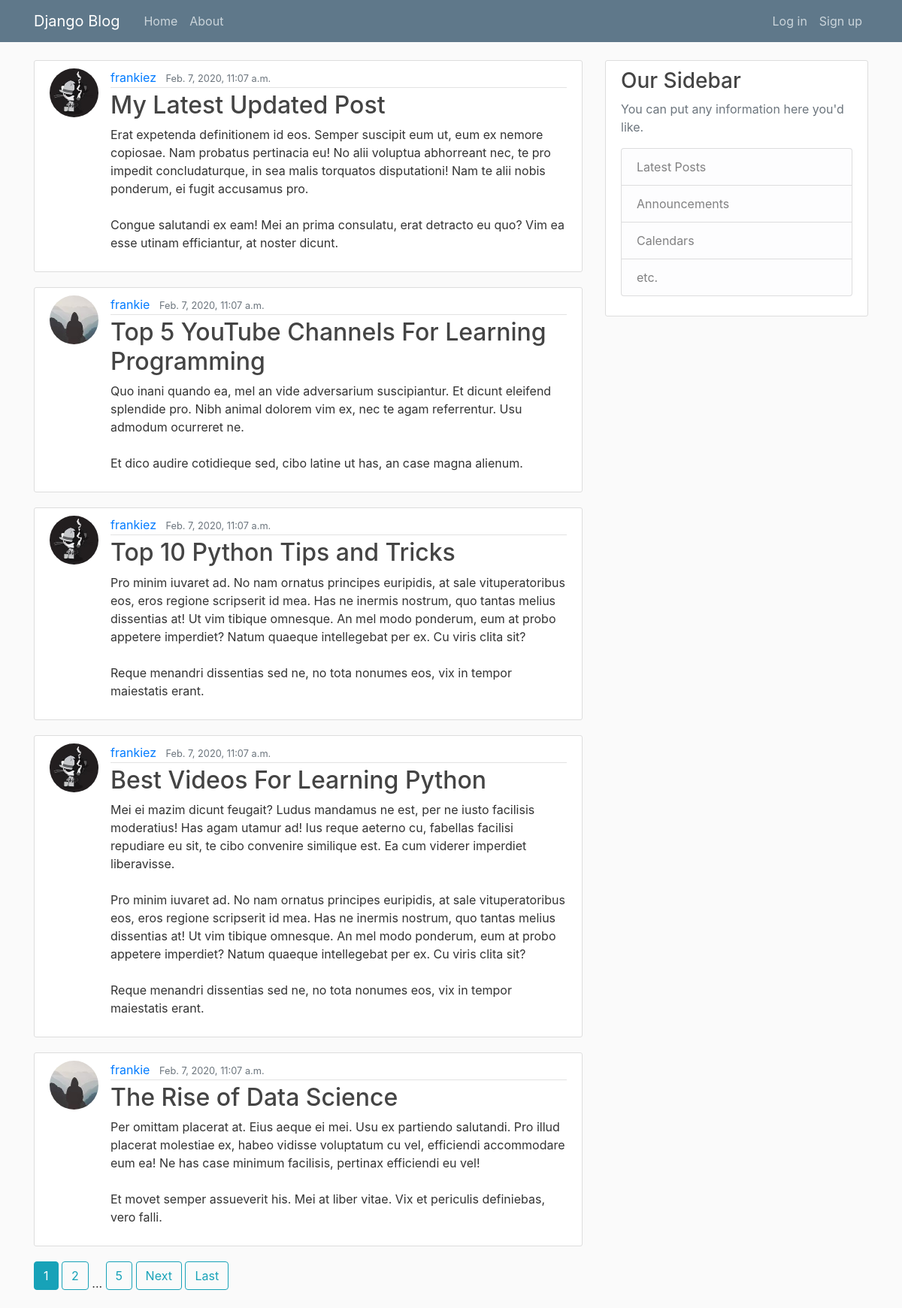
The page / on the database its author committed.
### posts/models.py (models this page shows, shortened)
class Post(models.Model):
    title = models.CharField(max_length=100)
    content = models.TextField()
    date_posted = models.DateTimeField(default=timezone.now)
    author = models.ForeignKey(User, on_delete=models.CASCADE)

### users/models.py (models this page shows, shortened)
class Profile(models.Model):
    user = models.OneToOneField(User, on_delete=models.CASCADE)
    thumbnail = models.ImageField(default='default.jpg', upload_to='thumbnails')

### posts/views.py (the view)
# urls.py: path('', post_views.PostListView.as_view(), name='home'),
class PostListView(ListView):
    model = Post
    context_object_name = 'posts'
    ordering = ['-date_posted']
    paginate_by = 5

### posts/templates/posts/post_list.html (shortened to what this page needs)
{% extends 'layout.html' %}
{% load tz %}
{% block content %}
    {% for post in posts %}
        <article class="media content-section">
            <img src="{{ post.author.profile.thumbnail.url }}" alt="Thumbnail" class="rounded-circle article-img">
            <div class="media-body">
                <div class="article-metadata">
                    <a class="mr-2" href="{% url 'posts:user-posts' post.author.username %}">{{ post.author.username }}</a>
                    <small class="text-muted">{{ post.date_posted|localtime }}</small>
                </div>
                <h2><a class="article-title" href="{% url 'posts:detail' post.id %}">{{ post.title }}</a></h2>
                <p class="article-content">{{ post.content }}</p>
            </div>
        </article>
    {% endfor %}
    {% if is_paginated %}
        {% for page_num in page_obj.paginator.page_range %}
            {% if page_obj.number == page_num %}
                <a class="btn btn-info mb-4" href="?page={{ page_num }}">{{ page_num }}</a>
            {% elif page_num > page_obj.number|add:'-2' and page_num < page_obj.number|add:'2' or page_num == 1 or page_num == page_obj.paginator.num_pages %}
                <a class="btn btn-outline-info mb-4" href="?page={{ page_num }}">{{ page_num }}</a>
            {% elif page_num == page_obj.number|add:'-2' or page_num == page_obj.number|add:'2' %}
                ...
            {% endif %}
        {% endfor %}
        {% if page_obj.has_next %}
            <a class="btn btn-outline-info mb-4" href="?page={{ page_obj.next_page_number }}">Next</a>
            <a class="btn btn-outline-info mb-4" href="?page={{ page_obj.paginator.num_pages }}">Last</a>
        {% endif %}
    {% endif %}
{% endblock %}

### templates/layout.html (shortened to what this page needs)
{% load static %}
<html lang="en">
<head>
    <link rel="stylesheet" href="https://stackpath.bootstrapcdn.com/bootstrap/4.4.1/css/bootstrap.min.css">
    <link rel="stylesheet" href="{% static 'styles.css' %}">
</head>
<body>
    <header class="site-header">
        <nav class="navbar navbar-expand-md navbar-dark bg-steel fixed-top">
            <div class="container">
                <a class="navbar-brand mr-4" href="{% url 'home' %}">Django Blog</a>
                <div class="collapse navbar-collapse" id="navbarToggle">
                    <div class="navbar-nav mr-auto">
                        <a class="nav-item nav-link" href="{% url 'home' %}">Home</a>
                        <a class="nav-item nav-link" href="{% url 'about' %}">About</a>
                    </div>
                    <div class="navbar-nav">
                        {% if user.is_authenticated %}
                            <a class="nav-item nav-link" href="{% url 'posts:create' %}">New post</a>
                            <a class="nav-item nav-link" href="{% url 'users:profile' %}">Profile</a>
                            <a class="nav-item nav-link" href="{% url 'users:logout' %}">Log out</a>
                        {% else %}
                            <a class="nav-item nav-link" href="{% url 'users:login' %}">Log in</a>
                            <a class="nav-item nav-link" href="{% url 'users:signup' %}">Sign up</a>
                        {% endif %}
                    </div>
                </div>
            </div>
        </nav>
    </header>
    <main role="main" class="container">
        <div class="row">
            <div class="col-md-8">
                {% block content %}
                {% endblock %}
            </div>
            <div class="col-md-4">
                <div class="content-section">
                    <h3>Our Sidebar</h3>
                    <p class='text-muted'>You can put any information here you'd like.
                        <ul class="list-group">
                            <li class="list-group-item list-group-item-light">Latest Posts</li>
                            <li class="list-group-item list-group-item-light">Announcements</li>
                            <li class="list-group-item list-group-item-light">Calendars</li>
                            <li class="list-group-item list-group-item-light">etc.</li>
                        </ul>
                    </p>
                </div>
            </div>
        </div>
    </main>
</body>
</html>

### assets/styles.css (style rules this page uses)
body { background: #fafafa; color: #333333; margin-top: 5rem; }
h1, h2, h3, h4, h5, h6 { color: #444444; }
.bg-steel { background-color: #5f788a; }
.site-header .navbar-nav .nav-link { color: #cbd5db; }
.content-section { background: #ffffff; padding: 10px 20px; border: 1px solid #dddddd; border-radius: 3px; margin-bottom: 20px; }
.article-title { color: #444444; }
.article-content { white-space: pre-line; }
.article-img { height: 65px; width: 65px; margin-right: 16px; }
.article-metadata { padding-bottom: 1px; margin-bottom: 4px; border-bottom: 1px solid #e3e3e3 }

### rows shown on the page
Post: author.profile.thumbnail (picture), author.username "frankiez", date_posted "Feb. 7, 2020, 11:07 a.m.", title "My Latest Updated Post", content "Erat expetenda definitionem id eos. Semper suscipit eum ut, eum ex nemore copiosae. Nam probatus pertinacia eu! No alii voluptua abhorreant nec, te pro impedit concludaturque, in sea malis torquatos disputationi! Nam te alii nobis ponderum, ei fugit accusamus pro. Congue salutandi ex eam! Mei an prima consulatu, erat detracto eu quo? Vim ea esse utinam efficiantur, at noster dicunt."
Post: author.profile.thumbnail (placeholder picture), author.username "frankie", date_posted "Feb. 7, 2020, 11:07 a.m.", title "Top 5 YouTube Channels For Learning Programming", content "Quo inani quando ea, mel an vide adversarium suscipiantur. Et dicunt eleifend splendide pro. Nibh animal dolorem vim ex, nec te agam referrentur. Usu admodum ocurreret ne. Et dico audire cotidieque sed, cibo latine ut has, an case magna alienum."
Post: author.profile.thumbnail (picture), author.username "frankiez", date_posted "Feb. 7, 2020, 11:07 a.m.", title "Top 10 Python Tips and Tricks", content "Pro minim iuvaret ad. No nam ornatus principes euripidis, at sale vituperatoribus eos, eros regione scripserit id mea. Has ne inermis nostrum, quo tantas melius dissentias at! Ut vim tibique omnesque. An mel modo ponderum, eum at probo appetere imperdiet? Natum quaeque intellegebat per ex. Cu viris clita sit? Reque menandri dissentias sed ne, no tota nonumes eos, vix in tempor maiestatis erant."
Post: author.profile.thumbnail (picture), author.username "frankiez", date_posted "Feb. 7, 2020, 11:07 a.m.", title "Best Videos For Learning Python", content "Mei ei mazim dicunt feugait? Ludus mandamus ne est, per ne iusto facilisis moderatius! Has agam utamur ad! Ius reque aeterno cu, fabellas facilisi repudiare eu sit, te cibo convenire similique est. Ea cum viderer imperdiet liberavisse. Pro minim iuvaret ad. No nam ornatus principes euripidis, at sale vituperatoribus eos, eros regione scripserit id mea. Has ne inermis nostrum, quo tantas melius dissentias at! Ut vim tibique omnesque. An mel modo ponderum, eum at probo appetere imperdiet? Natum quaeque intellegebat per ex. Cu viris clita sit? Reque menandri dissentias sed ne, no tota nonumes eos, vix in tempor maiestatis erant."
Post: author.profile.thumbnail (placeholder picture), author.username "frankie", date_posted "Feb. 7, 2020, 11:07 a.m.", title "The Rise of Data Science", content "Per omittam placerat at. Eius aeque ei mei. Usu ex partiendo salutandi. Pro illud placerat molestiae ex, habeo vidisse voluptatum cu vel, efficiendi accommodare eum ea! Ne has case minimum facilisis, pertinax efficiendi eu vel! Et movet semper assueverit his. Mei at liber vitae. Vix et periculis definiebas, vero falli."

### other values the page prints
{{ page_num }} "1"
{{ page_num }} "2" "5"
